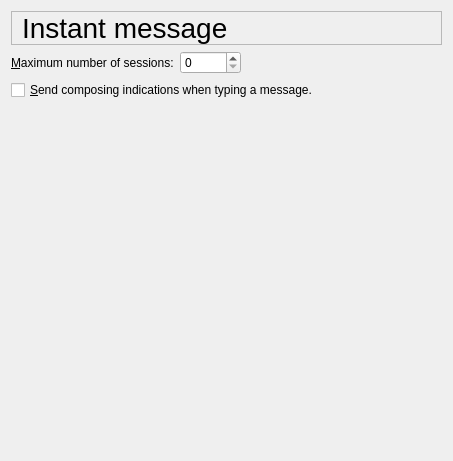
     <widget class="QWidget" name="pageIM">
      <layout class="QVBoxLayout">
       <item>
        <widget class="QLabel" name="imTextLabel">
         <property name="font">
          <font>
           <pointsize>21</pointsize>
          </font>
         </property>
         <property name="frameShape">
          <enum>QFrame::StyledPanel</enum>
         </property>
         <property name="text">
          <string>Instant message</string>
         </property>
         <property name="wordWrap">
          <bool>false</bool>
         </property>
         <property name="indent">
          <number>10</number>
         </property>
        </widget>
       </item>
       <item>
        <layout class="QHBoxLayout">
         <item>
          <widget class="QLabel" name="imMaxSessionsTextLabel">
           <property name="text">
            <string>&amp;Maximum number of sessions:</string>
           </property>
           <property name="wordWrap">
            <bool>false</bool>
           </property>
           <property name="buddy">
            <cstring>imMaxSessionsSpinBox</cstring>
           </property>
          </widget>
         </item>
         <item>
          <widget class="QSpinBox" name="imMaxSessionsSpinBox">
           <property name="whatsThis">
            <string>When you have this number of instant message sessions open, new incoming message sessions will be rejected.</string>
           </property>
           <property name="maximum">
            <number>65535</number>
           </property>
          </widget>
         </item>
         <item>
          <spacer>
           <property name="orientation">
            <enum>Qt::Horizontal</enum>
           </property>
           <property name="sizeType">
            <enum>QSizePolicy::Expanding</enum>
           </property>
           <property name="sizeHint" stdset="0">
            <size>
             <width>201</width>
             <height>20</height>
            </size>
           </property>
          </spacer>
         </item>
        </layout>
       </item>
       <item>
        <widget class="QCheckBox" name="isComposingCheckBox">
         <property name="whatsThis">
          <string>Twinkle sends a composing indication when you type a message. This way the recipient can see that you are typing.</string>
         </property>
         <property name="text">
          <string>&amp;Send composing indications when typing a message.</string>
         </property>
         <property name="shortcut">
          <string>Alt+S</string>
         </property>
        </widget>
       </item>
       <item>
        <spacer>
         <property name="orientation">
          <enum>Qt::Vertical</enum>
         </property>
         <property name="sizeType">
          <enum>QSizePolicy::Expanding</enum>
         </property>
         <property name="sizeHint" stdset="0">
          <size>
           <width>20</width>
           <height>350</height>
          </size>
         </property>
        </spacer>
       </item>
      </layout>
     </widget>
